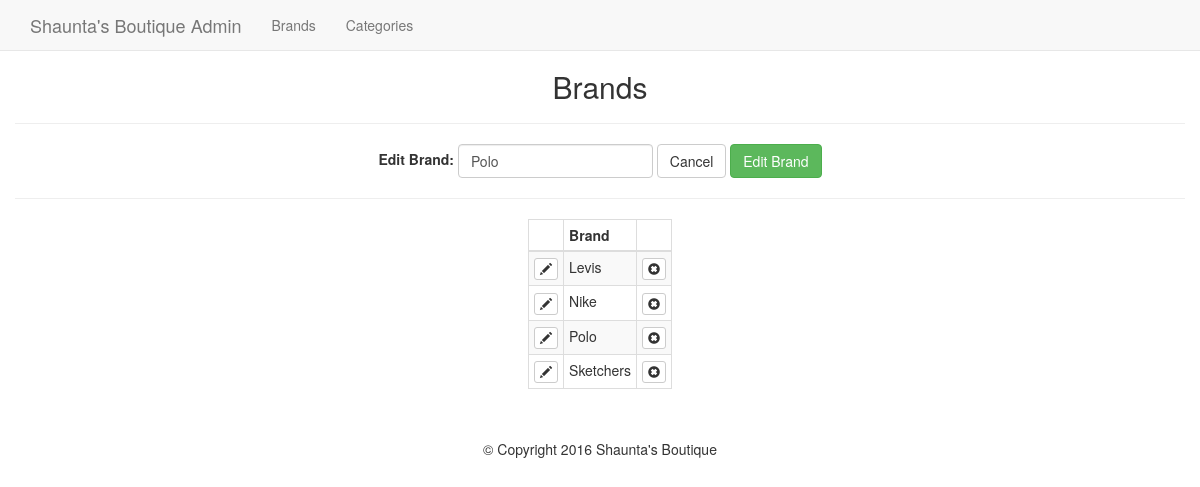
The page /admin/brands.php?edit=3 on the database its author committed.
### tables this page shows
CREATE TABLE `brand` (
  `id` int(11) NOT NULL,
  `brand` varchar(255) NOT NULL
);

### helpers/helpers.php (called while the page is built, shortened)
<?php
	function sanitize($dirty) {
		return htmlentities($dirty, ENT_QUOTES, "UTF-8");
	}

### admin/brands.php (the view, shortened to what this page needs)
<?php
	require_once '../core/init.php';
	include 'includes/head.php';
	include 'includes/navigation.php';
	$results = $db->query("SELECT * FROM brand ORDER BY brand");
	if(isset($_GET['edit']) && !empty($_GET['edit'])) {
		$edit_id = (int)$_GET['edit'];
		$edit_id = sanitize($edit_id);
		$edit_result = $db->query("SELECT * FROM brand WHERE id = '{$edit_id}'");
		$eBrand = mysqli_fetch_assoc($edit_result);
	}
?>
<h2 class="text-center">Brands</h2>
<hr>
<div class="text-center">
	<form class="form-inline" action="brands.php<?php echo ((isset($_GET['edit']))?'?edit='.$edit_id : ''); ?>" method="post">
		<div class="form-group">
			<label for="brand"><?php echo ((isset($_GET['edit']))?'Edit' : 'Add A'); ?> Brand:</label>
			<?php
				$brand_value = '';
				if(isset($_GET['edit'])) {
					$brand_value = $eBrand['brand'];
				} else {
					if(isset($_POST['brand'])) {
						$brand_value = sanitize($_POST['brand']);
					}
				}
			?>
			<input class="form-control" type="text" name="brand" id="brand" value="<?php echo $brand_value; ?>">
			<?php if(isset($_GET['edit'])) : ?>
				<a class="btn btn-default" href="brands.php">Cancel</a>
			<?php endif; ?>
			<input class="btn btn-success" type="submit" name="add_submit" value="<?php echo ((isset($_GET['edit']))?'Edit' : 'Add'); ?> Brand">
		</div>
	</form>
</div>
<hr>
<table class="table table-bordered table-striped table-auto table-condensed">
	<thead>
		<th></th>
		<th>Brand</th>
		<th></th>
	</thead>
	<tbody>
		<?php while($brand = mysqli_fetch_assoc($results)) : ?>
		<tr>
			<td><a class="btn btn-xs btn-default" href="brands.php?edit=<?php echo $brand['id']; ?>"><span class="glyphicon glyphicon-pencil"></span></a></td>
			<td><?php echo $brand['brand']; ?></td>
			<td><a class="btn btn-xs btn-default" href="brands.php?delete=<?php echo $brand['id']; ?>"><span class="glyphicon glyphicon-remove-sign"></span></a></td>
		</tr>
		<?php endwhile; ?>
	</tbody>
</table>
<?php
	include 'includes/footer.php';

### css/main.css (style rules this page uses)
body { padding-top: 50px; }
.table-auto { width: auto; margin: 0 auto; }

### rows shown on the page
brand: brand "Polo"
brand: brand "Levis"
brand: brand "Nike"
brand: brand "Sketchers"
